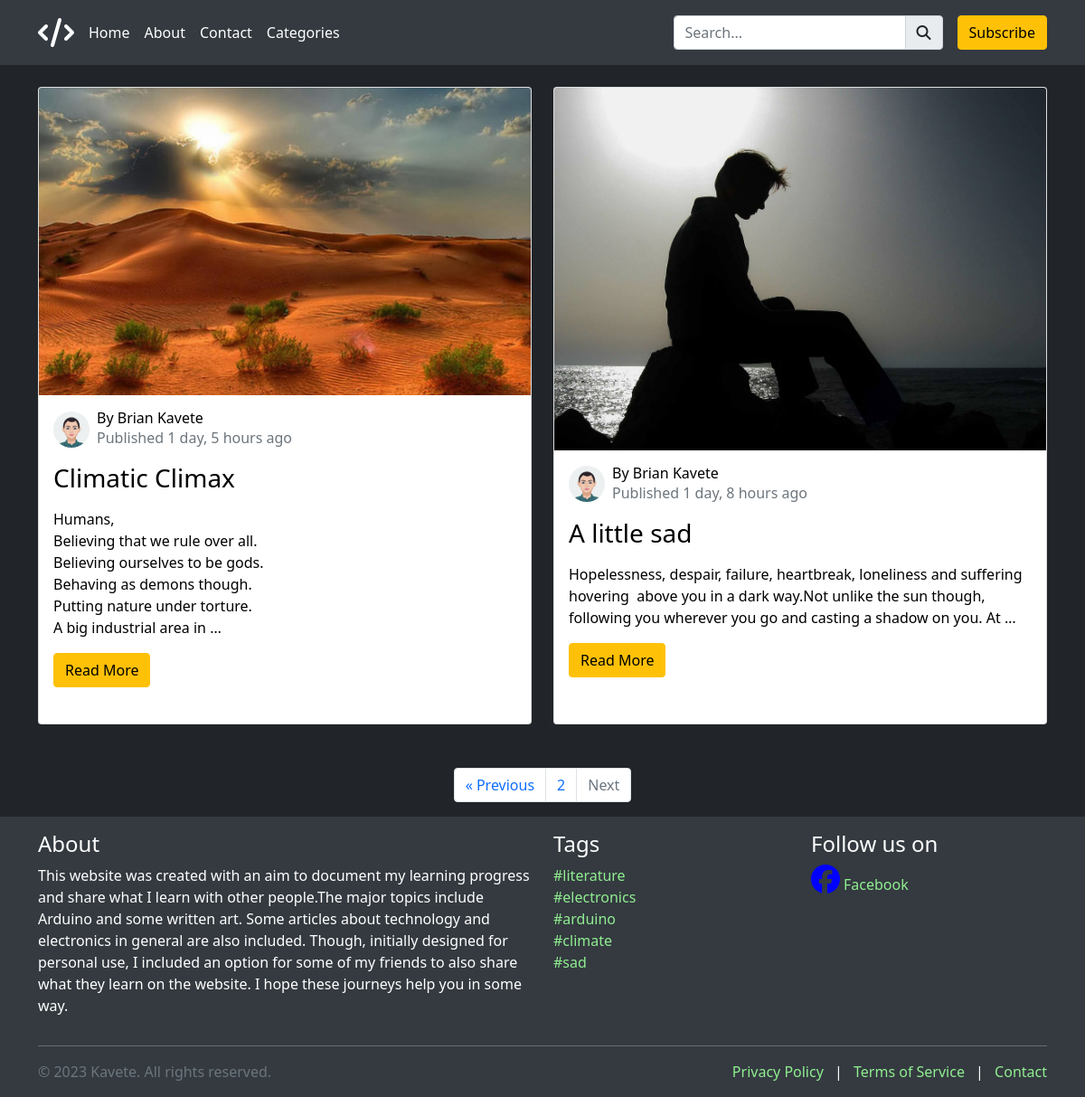
Screenshot of /?page=2 with the database file from the repository.
### kavete/models.py (models this page shows, shortened)
class BlogPost(models.Model):
    category_choices = [
        ('arduino', 'Arduino'),
        ('electronics', 'Electronics'),
        ('linux', 'Linux'),
        ('literature', 'Literature'),
    ]
    title = models.CharField(max_length=255, unique=True)
    author = models.ForeignKey(UserProfile, on_delete=models.CASCADE)
    category = models.CharField(max_length=20, choices=category_choices)
    content = RichTextUploadingField(unique=True)
    date_published = models.DateTimeField(auto_now_add=True)
    date_updated = models.DateTimeField(auto_now=True)
    preview_image = models.ImageField(upload_to=unique_image_name, null=True, blank=True)
    tags = models.ManyToManyField(Tag)

class Tag(models.Model):
    name = models.CharField(max_length=50)
    def __str__(self):
        return self.name

### user_profiles/models.py (models this page shows, shortened)
class UserProfile(models.Model):
    user = models.OneToOneField(User, on_delete=models.CASCADE)
    avatar = models.ImageField(upload_to=unique_avatar_name, null=True, blank=True)
    about = models.TextField(null=True, blank=True)

### kavete/views.py (the view)
# urls.py: 2. Add a URL to urlpatterns:  path('', views.home, name='home')
def home(request):
    all_posts = BlogPost.objects.all().order_by('-date_published')
    paginator = Paginator(all_posts, per_page=2)
    page_number = request.GET.get('page')
    data = paginator.get_page(page_number)
    return render(request, 'home.html', {'all_posts': data})

### kavete/context_processors.py (called while the page is built)
def get_all_tags(request):
    all_tags = Tag.objects.all().order_by('?')[:10]
    return {
        'all_tags': all_tags
    }

### templates/home.html (shortened to what this page needs)
{% extends 'layout/base.html' %}
{% load humanize %}
{% block content %}
    <div class="container mt-4 mb-4">
        <div class="row align-items-stretch">
                {% for post in all_posts %}
                    <div class="col-md-6 mb-4">
                        <div class="card mb-4 h-100">
                            {% if post.preview_image %}
                                <img src="{{ post.preview_image.url }}" alt="Blog Post Image" class="card-img-top">
                            {% endif %}
                            <div class="card-body">
                                <div class="d-flex align-items-center mb-3">
                                    <img src="{{ post.author.avatar.url }}" alt="Author Avatar" class="rounded-circle me-2"
                                         style="width: 40px; height: 40px;">
                                    <div>
                                        <h6 class="m-0 text-black">
                                            By {{ post.author.user.first_name }} {{ post.author.user.last_name }}</h6>
                                        <p class="text-muted m-0">Published {{ post.date_published | naturaltime }}</p>
                                    </div>
                                </div>
                                <h3 class="card-title">{{ post.title }}</h3>
                                <p class="card-text">
                                    {{ post.content | truncatewords:30 | safe }}
                                </p>
                                <a href="{{ post.id }}" class="btn btn-warning">Read More</a>
                            </div>
                        </div>
                    </div>
                {% endfor %}
        </div>
    </div>
    <nav aria-label="Page navigation">
        <ul class="pagination justify-content-center">
            {% if all_posts.has_previous %}
                <li class="page-item">
                    <a class="page-link" href='?page={{ all_posts.previous_page_number }}'>&laquo; Previous</a>
                </li>
            {% else %}
                <li class="page-item disabled">
                    <a class="page-link" href='#' tabindex="-1" aria-disabled="True">Previous</a>
                </li>
            {% endif %}
            <li class="page-item">
                <a href="#" class="page-link">{{ all_posts.number }}</a>
            </li>
            {% if all_posts.has_next %}
                <li class="page-item">
                    <a class="page-link" href='?page={{ all_posts.next_page_number }}'>Next &raquo;</a>
                </li>
            {% else %}
                <li class="page-item disabled">
                    <a class="page-link" href='' tabindex="-1" aria-disabled="True">Next</a>
                </li>
            {% endif %}
        </ul>
    </nav>
{% endblock %}

### templates/partials/footer.html
<footer class="p-3 footer">
    <div class="container">
        <div class="row">
            <div class="col-md-6">
                <h4>About</h4>
                <p>This website was created with an aim to document my learning progress and share what I learn with
                    other people.The major topics include Arduino and some written art. Some articles about technology
                    and electronics in general are also included.
                    Though, initially designed for personal use, I included an option for some of my friends to also
                    share what they learn on the website.
                    I hope these journeys help you in some way.</p>
            </div>
            <div class="col-md-3">
                <h4>Tags</h4>
                <ul class="list-unstyled">
                    {% for tag in all_tags %}
                        {% if request.path == '/' %}
                            <li><a href="tags/{{ tag }}">#{{ tag }}</a></li>
                        {% elif request.path == 'tags/' %}
                            <li><a href="{{ tag }}">#{{ tag }}</a></li>
                        {% endif %}
                    {% endfor %}
                </ul>
            </div>
            <div class="col-md-3">
                <h4>Follow us on</h4>
                <ul class="list-unstyled">
                    <li class="align-items-center"><i class="fab fa-facebook me-1"></i><a href="#">Facebook</a></li>
                </ul>
            </div>
        </div>
        <hr>
        <div class="row">
            <div class="col-md-6">
                <span class="text-muted">© 2023 Kavete. All rights reserved.</span>
            </div>
            <div class="col-md-6 text-md-end">
                <ul class="list-inline mb-0">
                    <li class="list-inline-item"><a href="#">Privacy Policy</a></li>
                    <li class="list-inline-item">|</li>
                    <li class="list-inline-item"><a href="#">Terms of Service</a></li>
                    <li class="list-inline-item">|</li>
                    <li class="list-inline-item"><a href="#">Contact</a></li>
                </ul>
            </div>
        </div>
    </div>
</footer>

### static/main_assets/css/main_styles.css (style rules this page uses)
body { background-color: #212529; color: #fff; }
.card { color: #000; }
.footer { background-color: #343a40; color: #fff; }
a { color: lightgreen; text-decoration: none; }
.fa-facebook { color: blue; font-size: 2em; }

### rows the page displays
BlogPost: preview_image (picture), author.avatar (picture), author.user.first_name "Brian", author.user.last_name "Kavete", date_published "1 day, 5 hours ago", title "Climatic Climax", content "Humans, Believing that we rule over all. Believing ourselves to be gods. Behaving as demons though. Putting nature under torture. A big industrial area in …"
BlogPost: preview_image (picture), author.avatar (picture), author.user.first_name "Brian", author.user.last_name "Kavete", date_published "1 day, 8 hours ago", title "A little sad", content "Hopelessness, despair, failure, heartbreak, loneliness and suffering hovering above you in a dark way.Not unlike the sun though, following you wherever you go and casting a shadow on you. At …"
Tag: name "literature"
Tag: name "electronics"
Tag: name "arduino"
Tag: name "climate"
Tag: name "sad"

### other values shown
{{ all_posts.number }} "2"
